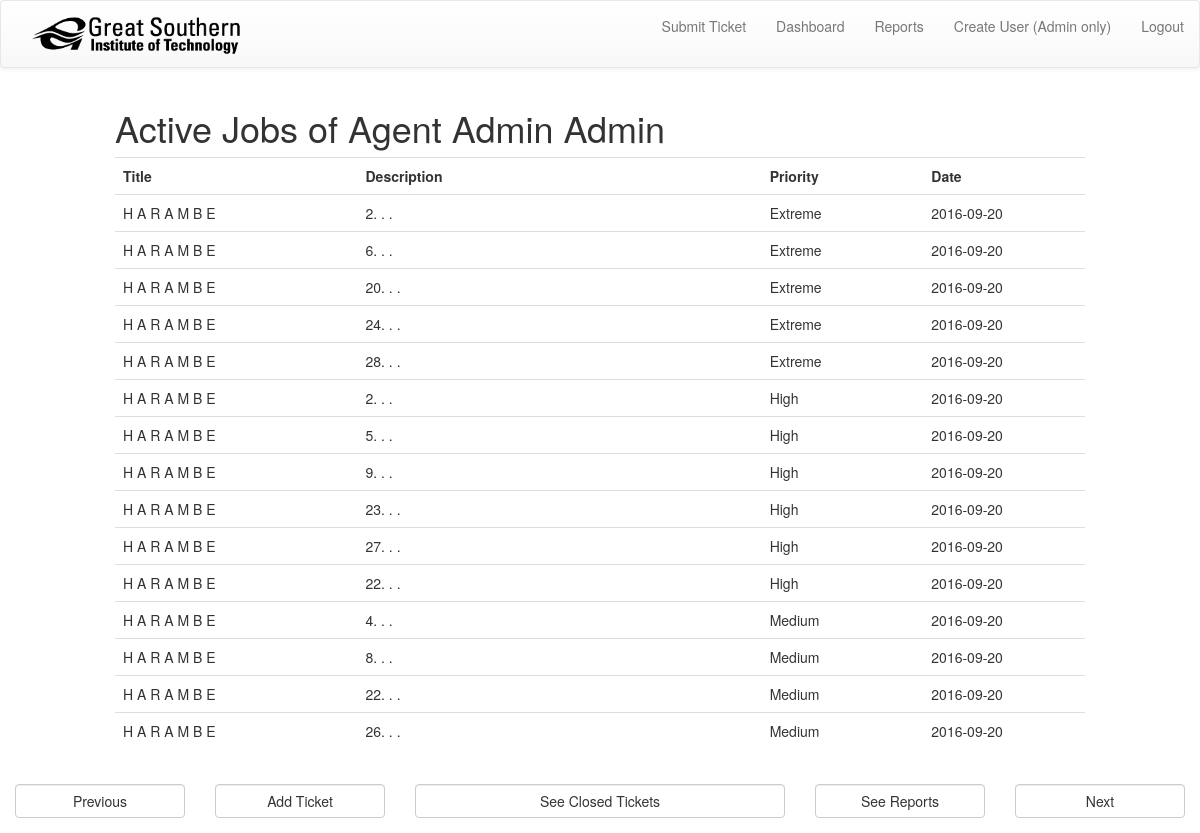
Screenshot of /dashboard_closed.php (signed in) with the database file from the repository.
### tables this page shows
create table if not exists tbl_agent(
	fld_id_agent int(11) auto_increment not null,
	fld_first_name varchar(45) not null,
    fld_last_name varchar(45) not null,
    fld_email_address varchar(45),
    fld_username varchar(45),
	fld_password text,
    fld_password_salt varchar(45),
    fld_fk_id_privilige int(11) not null,
    primary key (fld_id_agent),
		index fld_fk_id_privilige_idx (fld_fk_id_privilige ASC),
	constraint fld_fk_id_privilige
		foreign key (fld_fk_id_privilige)
			references tbl_privilige (fld_id_privilige)
            ON DELETE NO ACTION
						ON UPDATE NO ACTION);

create table if not exists tbl_job(
	fld_id_job int(11) auto_increment not null,
    fld_start_date date,
	fld_finish_date date,
    fld_title varchar(60),
	fld_description text,
    fld_location varchar(45),
    fld_fk_id_client int(11) not null,
    fld_fk_id_job_type int(11) not null,
    fld_fk_id_status int(11) not null,
    fld_fk_id_agent int(11) not null,
	fld_fk_id_priority int(11) not null,
    primary key (fld_id_job),
		index fld_fk_id_status_idx (fld_fk_id_status ASC),
		index fld_fk_id_client_idx (fld_fk_id_client ASC),
		index fld_fk_id_job_type_idx (fld_fk_id_job_type ASC),
        index fld_fk_id_agent_idx (fld_fk_id_agent ASC),
		index fld_fk_id_priority_idx (fld_fk_id_priority ASC),
	constraint fld_fk_id_priority
		foreign key (fld_fk_id_priority)
			references tbl_priority (fld_id_priority),
	constraint fld_fk_id_agent
		foreign key (fld_fk_id_agent)
			references tbl_agent (fld_id_agent),
	constraint fld_fk_id_status
		foreign key (fld_fk_id_status)
			references tbl_status (fld_id_status),
		constraint fld_fk_id_client
			foreign key (fld_fk_id_client)
				references tbl_client (fld_id_client)
                    ON DELETE NO ACTION
					ON UPDATE NO ACTION,
        constraint fld_fk_id_job_type
			foreign key (fld_fk_id_job_type)
				references tbl_job_type (fld_id_job_type)
                    ON DELETE NO ACTION
					ON UPDATE NO ACTION);

create table if not exists tbl_priority(
	fld_id_priority int(11) auto_increment not null,
	fld_priority varchar(45),
    primary key (fld_id_priority));

### CLASS_FILES/cDatabase_Connection.php (called while the page is built, shortened)
<?php
    class cDatabase_Connection
    {
        private static $oConn = null;
        public static function oConn()
        {
            if (!isset(self::$oConn)) {
                self::$oConn = new PDO('mysql:host=localhost; dbname=ticketdb; charset=utf8', 'root', 'Password1');
            }
            return self::$oConn;
        }
        public function getfromDB($i_sql)
        {
            Return $this->oConn()->query($i_sql);
        }
    }

### CLASS_FILES/global_lib.php (called while the page is built, shortened)
<?php
require_once("cDatabase_Connection.php");
function checkValue($i_sFldName, $i_DefaultVal)
{
    if(isset($_POST[$i_sFldName]))
    {
        return $_POST[$i_sFldName];
    }
    Else if(isset($_GET[$i_sFldName]))
    {
        return $_GET[$i_sFldName];
    }else
    {
        return $i_DefaultVal;
    }
}

### dashboard_closed.php (the view, shortened to what this page needs)
<?php
require_once("CLASS_FILES/cPage_load.php");
require_once("CLASS_FILES/cDatabase_Connection.php");
require_once("CLASS_FILES/global_lib.php");
$oPage = new page_load_lib;
$sAgentID = $_SESSION['agentID'];
$oDBConnection = new cDatabase_Connection();
$sJobHtml = "";
$sOffset = 0;
$sLimitVal = 0;
$sPriviligeID = "";
$sAgentFirstName = "";
$sAgentLastName = "";
if ($_SERVER['REQUEST_METHOD'] == 'POST')
{
        $sOffset = checkValue('offset', 0);
        $sLimitVal = checkValue('curVal', 0);
} elseif ($_SERVER['REQUEST_METHOD'] == 'GET')
{
        $sLimitVal = checkValue('curVal', 0);
        $sOffset = checkValue('offset', 0);
}
if ((isset($sLimitVal) AND $sLimitVal !== "") AND (isset($sOffset) AND $sOffset !== "")) {
        $sLimitVal = $sLimitVal + $sOffset;
}
$sSQL = <<<SQL
                select P.fld_id_privilige, A.fld_first_name, A.fld_last_name
                from tbl_privilige P, tbl_agent A
                where A.fld_fk_id_privilige = P.fld_id_privilige
                and fld_id_agent = $sAgentID
SQL;
foreach ($oDBConnection->getfromDB($sSQL) as $row)
{
        $sAgentFirstName = $row['fld_first_name'];
        $sAgentLastName = $row['fld_last_name'];
        $sPriviligeID = $row['fld_id_privilige'];
}
$sAgentName = $sAgentFirstName . ' ' . $sAgentLastName;
if ($sPriviligeID == 1)
{
        $sSQL = <<<SQL
                select fld_id_job, fld_start_date, fld_title, fld_description, P.fld_priority
                from tbl_job J, tbl_priority P
                where J.fld_fk_id_priority = P.fld_id_priority
                and J.fld_fk_id_status = 2
                or J.fld_fk_id_status = 3
                order by P.fld_id_priority DESC
                limit 15 offset $sLimitVal
SQL;
}
foreach ($oDBConnection->getfromDB($sSQL) as $row)
{
        $sJobID = $row['fld_id_job'];
        $sTitle = $row['fld_title'];
        $sDescription = substr($row['fld_description'], 0, 75) . ". . .";
        $sPriority = $row['fld_priority'];
        $sDate = $row['fld_start_date'];
        $sJobHtml .= <<<HTML
                <tr style="cursor:pointer" onclick="location.href='job_info_redirect.php?JobID=$sJobID'">
                    <td class="col-sm-3">$sTitle</td>
                    <td class="col-sm-5">$sDescription</td>
                    <td class="col-sm-2">$sPriority</td>
                    <td class="col-sm-2">$sDate</td>
                </tr>
HTML;
}
$html =<<<HTML
<div id="container">
            <div id="margin-right-left">
                <div class="row">
                    <div class="col-sm-10 col-sm-offset-1">
                        <h1 class="h1-margin-bottom">Active Jobs of Agent $sAgentName</h1>
                                <table class="table">
                                <tr>
                                    <th>Title</th>
                                    <th>Description</th>
                                    <th>Priority</th>
                                    <th>Date</th>
                                </tr>
                                $sJobHtml
                        </table>
                    </div>
                </div>
                    <div class="row">
                        <div class=" margin-top">
                            <div class="col-sm-2">
                                <form class="form" action="dashboard_closed.php" method="post">
                                    <div class="form-group">
                                        <input type="hidden" name="curVal" value="$sLimitVal">
                                        <button class="form-control btn btn-default" name="previous">Previous</button>
                                    </div>
                                </form>
                            </div>
                            <div class="col-sm-2">
                                <form class="form" action="ticket_submit.php" method="post">
                                    <div class="form-group">
                                        <button class="form-control btn btn-default" name="kkk">Add Ticket</button>
                                    </div>
                                </form>
                            </div>
                            <div class="col-sm-4">
                                <form class="form" action="dashboard_closed.php" method="post">
                                    <div class="form-group">
                                        <button class="form-control btn btn-default" name="closed">See Closed Tickets</button>
                                    </div>
                                </form>
                            </div>
                            <div class="col-sm-2">
                                <form class="form" action="reports.php" method="post">
                                    <div class="form-group">
                                        <button class="form-control btn btn-default" name="kkk">See Reports</button>
                                    </div>
                                </form>
                            </div>
                            <div class="col-sm-2">
                                <form class="form" action="dashboard_closed.php" method="post">
                                    <div class="form-group">
                                        <input type="hidden" name="curVal" value="$sLimitVal">
                                        <button class="form-control btn btn-default" name="next">Next</button>
                                    </div>
                                </form>
                            </div>
                        </div>
                    </div>
        </div>
</div>
HTML;
echo $oPage->load_page($html);

### CSS/style_main.css (style rules this page uses)
body { height: 100%; }
.margin-top { margin-top: 15px; }
#margin-right-left { margin-left: 15px; margin-right: 15px; }

### rows the page displays
tbl_agent: sAgentName "Admin Admin"
tbl_job: fld_title "H A R A M B E", fld_description "2. . .", fld_fk_id_priority.fld_priority "Extreme", fld_start_date "2016-09-20"
tbl_job: fld_title "H A R A M B E", fld_description "6. . .", fld_fk_id_priority.fld_priority "Extreme", fld_start_date "2016-09-20"
tbl_job: fld_title "H A R A M B E", fld_description "20. . .", fld_fk_id_priority.fld_priority "Extreme", fld_start_date "2016-09-20"
tbl_job: fld_title "H A R A M B E", fld_description "24. . .", fld_fk_id_priority.fld_priority "Extreme", fld_start_date "2016-09-20"
tbl_job: fld_title "H A R A M B E", fld_description "28. . .", fld_fk_id_priority.fld_priority "Extreme", fld_start_date "2016-09-20"
tbl_job: fld_title "H A R A M B E", fld_description "2. . .", fld_fk_id_priority.fld_priority "High", fld_start_date "2016-09-20"
tbl_job: fld_title "H A R A M B E", fld_description "5. . .", fld_fk_id_priority.fld_priority "High", fld_start_date "2016-09-20"
tbl_job: fld_title "H A R A M B E", fld_description "9. . .", fld_fk_id_priority.fld_priority "High", fld_start_date "2016-09-20"
tbl_job: fld_title "H A R A M B E", fld_description "23. . .", fld_fk_id_priority.fld_priority "High", fld_start_date "2016-09-20"
tbl_job: fld_title "H A R A M B E", fld_description "27. . .", fld_fk_id_priority.fld_priority "High", fld_start_date "2016-09-20"
tbl_job: fld_title "H A R A M B E", fld_description "22. . .", fld_fk_id_priority.fld_priority "High", fld_start_date "2016-09-20"
tbl_job: fld_title "H A R A M B E", fld_description "4. . .", fld_fk_id_priority.fld_priority "Medium", fld_start_date "2016-09-20"
tbl_job: fld_title "H A R A M B E", fld_description "8. . .", fld_fk_id_priority.fld_priority "Medium", fld_start_date "2016-09-20"
tbl_job: fld_title "H A R A M B E", fld_description "22. . .", fld_fk_id_priority.fld_priority "Medium", fld_start_date "2016-09-20"
tbl_job: fld_title "H A R A M B E", fld_description "26. . .", fld_fk_id_priority.fld_priority "Medium", fld_start_date "2016-09-20"
